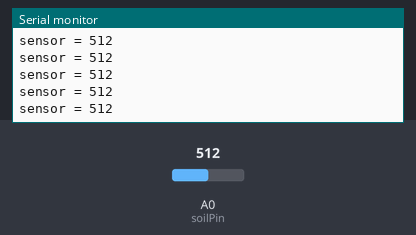
Bench run of a sketch on a simulated Arduino Uno, built with avr-gcc and run on an emulated ATmega328P. Parts: the last lines printed to the serial monitor. The inputs (shaded band) are chosen by the test bench; at power-on: A0 (soilPin) = 512.

Above: at 4.2 s.
4.3 s: A0 (soilPin) set to 716
At 6.7 s:
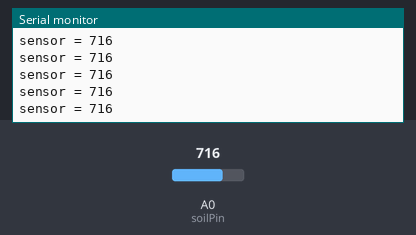
6.9 s: A0 (soilPin) set to 900
At 8.7 s:
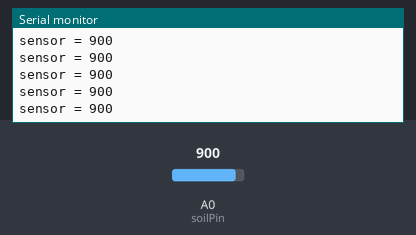
Timing chart, 0 to 10.2 s (numbered marks = the images above; inputs shaded):
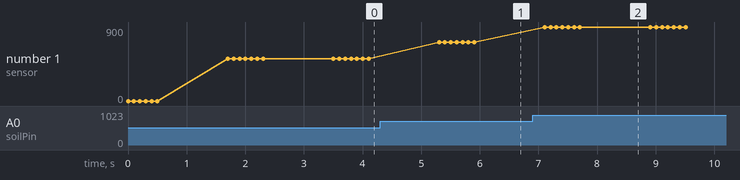

Measured:
- after the input at 4.3 s, the serial monitor: prints a new line after 1.0 s (image 1)
- after the input at 6.9 s, the serial monitor: prints a new line after 0.21 s (image 2)
- plotted number 1: 512 → 716 after the input at 4.3 s, 716 → 900 after the input at 6.9 s

The sketch:

testmoisture.ino
```cpp
uint8_t soilPin = 0;   //one nail goes to +5V, the other nail goes to this analogue pin
int moisture_val;
int water = 200;

int sensorVCC = 13;
int counter = 0;

void setup() {
  Serial.begin(115200);     //open serial port
  pinMode(sensorVCC, OUTPUT);
  digitalWrite(sensorVCC, LOW);
}

void loop() {
  counter++;
  if(counter> 6){      // change this value to set "not powered" time. higher number bigger gap
    // power the sensor
    digitalWrite(sensorVCC, HIGH);
    delay(1000);
    // read the value from the sensor:
    moisture_val = analogRead(soilPin);   // read the resistance
    //stop power
    digitalWrite(sensorVCC, LOW);
    delay(100);
    counter=0;
  }
  //wait
  Serial.print("sensor = " );
  Serial.println(moisture_val);
  delay(100);
}
```
